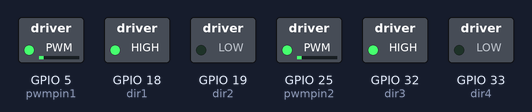
The sketch below on a simulated ESP32. On the bench: switched loads named in the sketch (green lamp = pin HIGH).

Above: at 0.15 s.
At 8.0 s:
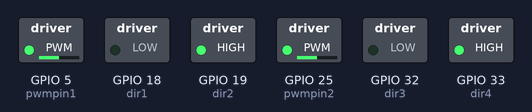
At 15.3 s:
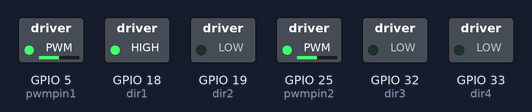
At 22.5 s:
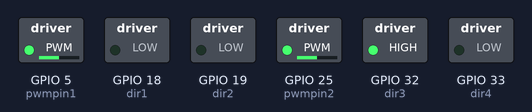
At 29.8 s:
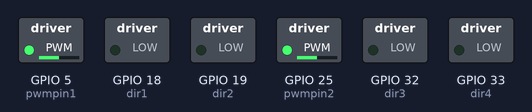
At 37.1 s:
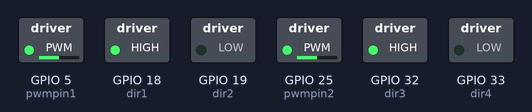
Timing chart, 0 to 38.6 s (numbered marks = the images above):
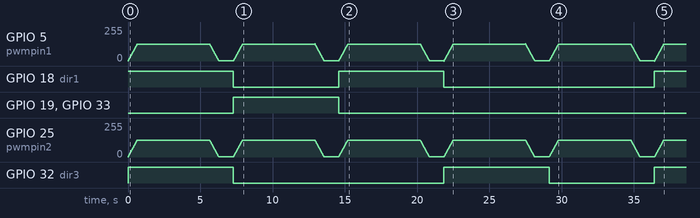

The sketch:

MotorTest.ino
```cpp
#include <Arduino.h>

//Motor Kiri
#define pwmpin1 5
#define dir1  18
#define dir2  19

//Motor kanan
#define pwmpin2 25
#define dir3 32
#define dir4 33

#define pwmChannel1  0
#define pwmChannel2  1
#define freq  15000
#define res  8

int PWM1_DutyCycle = 0;
int maxspeed = 127;


void setup() {
  // put your setup code here, to run once:

  pinMode(dir1,OUTPUT);
  pinMode(dir2,OUTPUT);
  pinMode(dir3,OUTPUT);
  pinMode(dir4,OUTPUT);
  //pinMode(pwmpin,OUTPUT);

  ledcSetup(pwmChannel1, freq, res);
  ledcSetup(pwmChannel2, freq, res);

  ledcAttachPin(pwmpin1, pwmChannel1);
  ledcAttachPin(pwmpin2, pwmChannel2);

  //ledcWrite(pwmChannel, 127);
}

void loop() {
  // put your main code here, to run repeatedly:

//MAJU
  //SOFTSTART
  while(PWM1_DutyCycle < maxspeed)
  {
    digitalWrite(dir1, HIGH);
    digitalWrite(dir2, LOW);
    digitalWrite(dir3, HIGH);
    digitalWrite(dir4, LOW);
    ledcWrite(pwmChannel1, PWM1_DutyCycle++);
    ledcWrite(pwmChannel2, PWM1_DutyCycle++);
    delay(10);
  }
  delay(5000);

  //SOFTSTOP
  while(PWM1_DutyCycle > 0)
  {
    digitalWrite(dir1, HIGH);
    digitalWrite(dir2, LOW);
    digitalWrite(dir3, HIGH);
    digitalWrite(dir4, LOW);
    ledcWrite(pwmChannel1, PWM1_DutyCycle--);
    ledcWrite(pwmChannel2, PWM1_DutyCycle--);
    delay(10);

  }
  delay(1000);

//MUNDUR
  while(PWM1_DutyCycle < maxspeed)
  {
    digitalWrite(dir1, LOW);
    digitalWrite(dir2, HIGH);
    digitalWrite(dir3, LOW);
    digitalWrite(dir4, HIGH);
    ledcWrite(pwmChannel1, PWM1_DutyCycle++);
    ledcWrite(pwmChannel2, PWM1_DutyCycle++);
    delay(10);
  }
  delay(5000);

  //SOFTSTOP
  while(PWM1_DutyCycle > 0)
  {
    digitalWrite(dir1, LOW);
    digitalWrite(dir2, HIGH);
    digitalWrite(dir3, LOW);
    digitalWrite(dir4, HIGH);
    ledcWrite(pwmChannel1, PWM1_DutyCycle--);
    ledcWrite(pwmChannel2, PWM1_DutyCycle--);
    delay(10);

  }
  delay(1000);

//BELOK KANAN
 while(PWM1_DutyCycle < maxspeed)
  {
    digitalWrite(dir1, HIGH);
    digitalWrite(dir2, LOW);
    digitalWrite(dir3, LOW);
    digitalWrite(dir4, LOW);
    ledcWrite(pwmChannel1, PWM1_DutyCycle++);
    ledcWrite(pwmChannel2, PWM1_DutyCycle++);
    delay(10);
  }
  delay(5000);

  //SOFTSTOP
  while(PWM1_DutyCycle > 0)
  {
    digitalWrite(dir1, HIGH);
    digitalWrite(dir2, LOW);
    digitalWrite(dir3, LOW);
    digitalWrite(dir4, LOW);
    ledcWrite(pwmChannel1, PWM1_DutyCycle--);
    ledcWrite(pwmChannel2, PWM1_DutyCycle--);
    delay(10);

  }
  delay(1000);

//BELOK KIRI
 while(PWM1_DutyCycle < maxspeed)
  {
    digitalWrite(dir1, LOW);
    digitalWrite(dir2, LOW);
    digitalWrite(dir3, HIGH);
    digitalWrite(dir4, LOW);
    ledcWrite(pwmChannel1, PWM1_DutyCycle++);
    ledcWrite(pwmChannel2, PWM1_DutyCycle++);
    delay(10);
  }
  delay(5000);

  //SOFTSTOP
  while(PWM1_DutyCycle > 0)
  {
    digitalWrite(dir1, LOW);
    digitalWrite(dir2, LOW);
    digitalWrite(dir3, HIGH);
    digitalWrite(dir4, LOW);
    ledcWrite(pwmChannel1, PWM1_DutyCycle--);
    ledcWrite(pwmChannel2, PWM1_DutyCycle--);
    delay(10);

  }
  delay(1000);

//STOP
 while(PWM1_DutyCycle < maxspeed)
  {
    digitalWrite(dir1, LOW);
    digitalWrite(dir2, LOW);
    digitalWrite(dir3, LOW);
    digitalWrite(dir4, LOW);
    ledcWrite(pwmChannel1, PWM1_DutyCycle++);
    ledcWrite(pwmChannel2, PWM1_DutyCycle++);
    delay(10);
  }
  delay(5000);

  //SOFTSTOP
  while(PWM1_DutyCycle > 0)
  {
    digitalWrite(dir1, LOW);
    digitalWrite(dir2, LOW);
    digitalWrite(dir3, LOW);
    digitalWrite(dir4, LOW);
    ledcWrite(pwmChannel1, PWM1_DutyCycle--);
    ledcWrite(pwmChannel2, PWM1_DutyCycle--);
    delay(10);

  }
  delay(1000);
}
```

Measured:
- by itself, GPIO 18 (dir1): goes HIGH 7.3 s, LOW 7.3 s, HIGH 7.3 s, LOW 14.6 s, then HIGH
- by itself, GPIO 19 (dir2), GPIO 33 (dir4): LOW → HIGH at 7.3 s, → LOW 7.3 s later
- by itself, GPIO 32 (dir3): goes HIGH 7.3 s, LOW 14.6 s, HIGH 7.3 s, LOW 7.3 s, then HIGH
